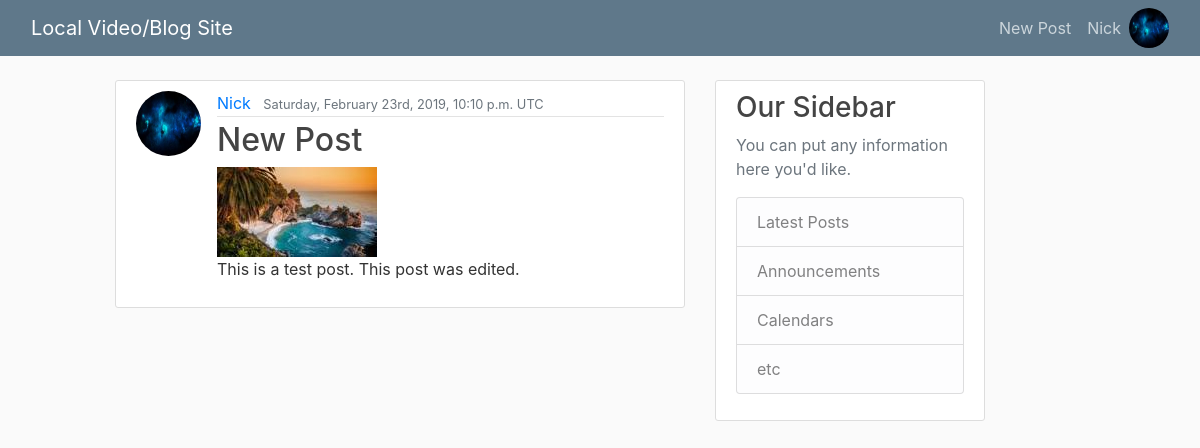
Before: /posts/ (signed in) with the older database file.
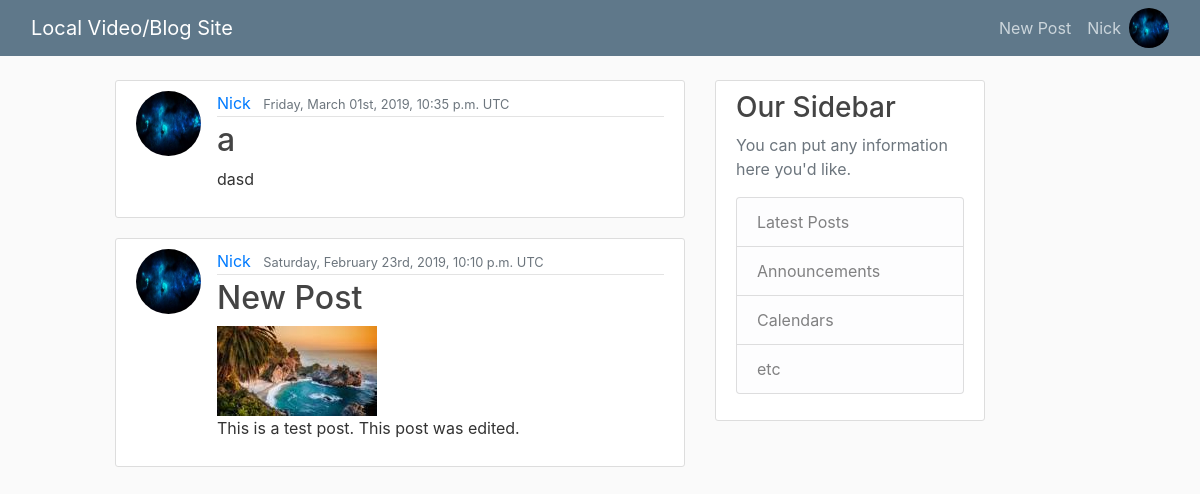
After: the same page with the newer database file.
### posts/models.py (models this page shows, shortened)
class Post(models.Model):
  title = models.CharField(max_length=100)
  content = models.TextField()
  date_posted = models.DateTimeField(default=timezone.now) # passing in function for timezone
  author = models.ForeignKey(get_user_model(), on_delete=models.CASCADE) # CASCADE will delete post if user is deleted
  video = models.FileField(blank=True, null=True, upload_to='videos/%Y/%m/%d/',
                           validators=[FileExtensionValidator(allowed_extensions=['mp4', 'ogb', 'webm'])])
  video_thumbnail = models.ImageField(blank=True, default='default_thumbnail.jpg', upload_to='thumbnails/%Y/%m/%d/')

### users/models.py (models this page shows, shortened)
class CustomUser(AbstractUser):
  user_ip = models.GenericIPAddressField(blank=True, null=True, unique=True)
  password = models.GenericIPAddressField(blank=True, null=True)

class Profile(models.Model):
  user = models.OneToOneField(get_user_model(), on_delete=models.CASCADE) # Cascade removes profile if user is deleted
  image = models.ImageField(default='default.jpg', upload_to='profile_pics')

### posts/views.py (the view)
# urls.py: path('', PostListView.as_view(), name="posts-home"),
class PostListView(ListView):
  model = Post
  template_name = 'posts/home.html'
  context_object_name = 'posts'
  ordering = ['-date_posted']
  paginate_by = 5

### posts/templates/posts/home.html (shortened to what this page needs)
{% extends "posts/post_brief.html" %}

### posts/templates/posts/post_brief.html (shortened to what this page needs)
{% extends "posts/base.html" %}
{% block content %}
  {% for post in posts %}
    <article class="media content-section">
      <img class="rounded-circle article-img" src="{{ post.author.profile.image.url }}">
      <div class="media-body">
        <div class="article-metadata">
          <a class="mr-2" href="{% url 'user-posts' post.author.username %}">{{ post.author }}</a>
          <small class="text-muted">{{ post.date_posted|date:"l, F dS, Y, P T" }}</small>
        </div>
        <h2><a class="article-title" href="{% url 'post-detail' post.id %}">{{ post.title }}</a></h2>
        {% if post.video %}
          <a href="{% url 'post-detail' post.id %}">
            <img src="{{ post.video_thumbnail.url }}" width="160" height="90">
          </a>
        {% endif %}
        <p class="article-content break-words">{{ post.content }}</p>
      </div>
    </article>
  {% endfor %}
{% endblock content %}
{% block sidebar %}
  <div class="col-md-3">
    <div class="content-section">
      <h3>Our Sidebar</h3>
      <p class='text-muted'>You can put any information here you'd like.
        <ul class="list-group">
          <li class="list-group-item list-group-item-light">Latest Posts</li>
          <li class="list-group-item list-group-item-light">Announcements</li>
          <li class="list-group-item list-group-item-light">Calendars</li>
          <li class="list-group-item list-group-item-light">etc</li>
        </ul>
      </p>
    </div>
  </div>
{% endblock sidebar %}

Changed rows visible on the page:
added Post: author.profile.image (picture), author "Nick", date_posted "Friday, March 01st, 2019, 10:35 p.m. UTC", title "a", content "dasd"
